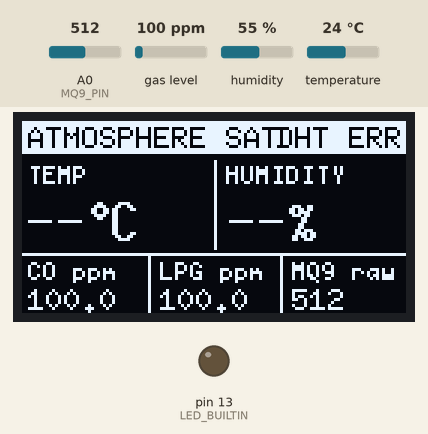
Bench run of a sketch on a simulated Arduino Uno, built with avr-gcc and run on an emulated ATmega328P. Parts: 128×64 one-colour display, output pins drawn as LEDs (lit = HIGH). Dashed ring = blinking. Inputs (shaded band) come from the test bench; at power-on: gas level 100 ppm, temperature 24 °C, humidity 55 %, A0 (MQ9_PIN) = 512. What the sketch prints to the serial monitor is not drawn.

Above: at 1.8 s.
1.9 s: gas level set to 20 ppm
At 5.6 s:
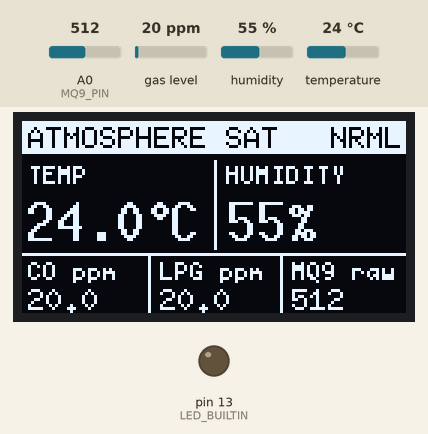
6.1 s: temperature set to 12 °C
At 9.8 s:
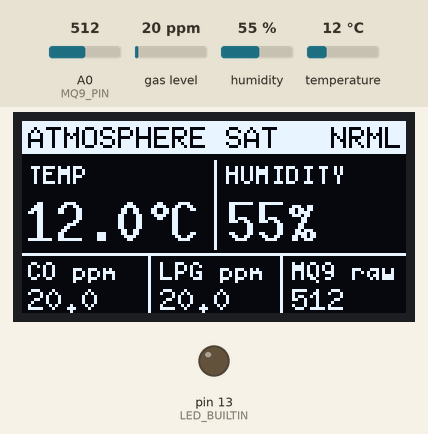
9.9 s: humidity set to 40 %
At 12.2 s:
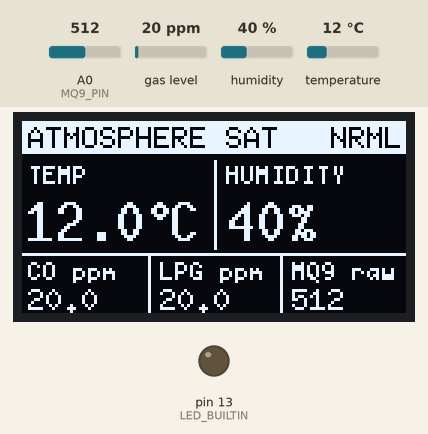
12.3 s: A0 (MQ9_PIN) set to 716
At 14.6 s:
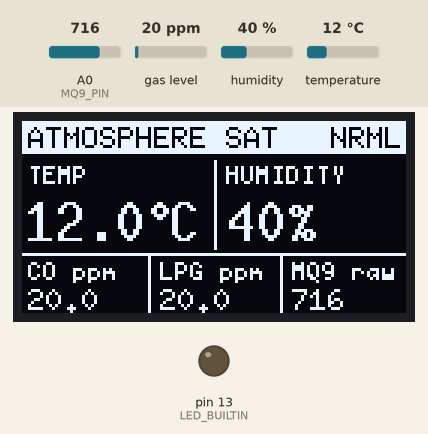
14.7 s: gas level set to 250 ppm
At 17.0 s:
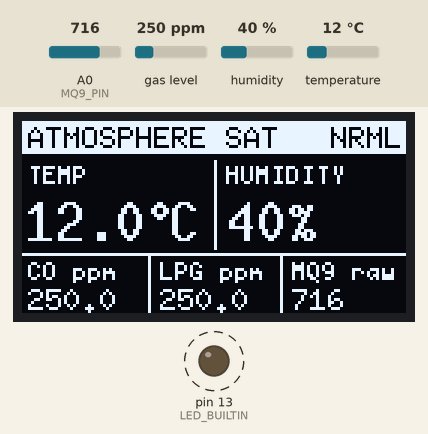
17.1 s: A0 (MQ9_PIN) set to 30
At 20.2 s:
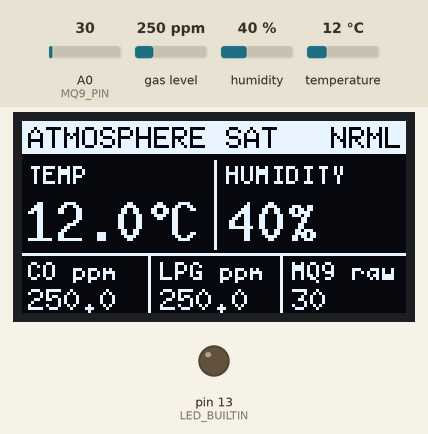
Timing chart, 0 to 20.5 s (numbered marks = the images above; inputs shaded):
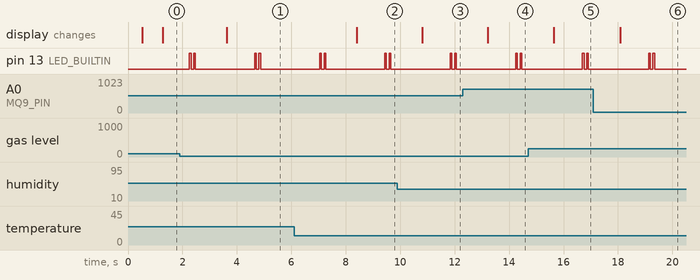

Measured:
- after the input at 1.9 s, the display: changes after 1.7 s (image 1)
- after the input at 6.1 s, the display: changes after 2.3 s (image 2)
- after the input at 9.9 s, the display: changes after 0.91 s (image 3)
- after the input at 12.3 s, the display: changes after 0.91 s (image 4)
- after the input at 14.7 s, the display: changes after 0.94 s (image 5)
- after the input at 17.1 s, the display: changes after 0.98 s (image 6)

The sketch:

atmosphere_satellite_v2.ino
```cpp
#include <Arduino.h>
#include <Wire.h>
#include <DHT.h>
#include <U8g2lib.h>
#include <MQUnifiedsensor.h>

// ---------------- DHT11 ----------------
#define DHTpin 10
#define DHTTYPE DHT11
DHT dht(DHTpin, DHTTYPE);

// Temperature correction in degrees C (0.0 = show the raw sensor value)
#define TEMP_OFFSET 0.0

// ---------------- MQ-9 ------------------
#define MQ9_PIN A0
#define BOARD "Arduino UNO"
#define VOLTAGE_RESOLUTION 5.0
#define ADC_BIT_RESOLUTION 10
#define MQ9_TYPE "MQ-9"
#define MQ9_RL_KOHM 10.0
#define MQ9_R0_KOHM 10.0

MQUnifiedsensor MQ9(BOARD, VOLTAGE_RESOLUTION, ADC_BIT_RESOLUTION, MQ9_PIN, MQ9_TYPE);

// ---------------- OLED (U8g2 page buffer) ----------------
U8G2_SH1106_128X64_NONAME_1_HW_I2C u8g2(U8G2_R0, U8X8_PIN_NONE);

// ---------------- Variables -------------
float coPPM = 0;
float lpgPPM = 0;
int rawMQ9 = 0;
float Temp = 0;
float h = 0;
bool dhtOK = false;
unsigned long lastDHT = 0;

unsigned long lastBlink = 0;

char tempBuf[8];
char humBuf[8];
char coBuf[10];
char lpgBuf[10];
char adcBuf[8];

void fmtPPM(float value, char *buf) {
  if (isnan(value) || value > 9999.9) value = 9999.9;
  if (value < 0) value = 0;
  dtostrf(value, 1, 1, buf);
}

void doubleBlink() {
  for (byte i = 0; i < 2; i++) {
    digitalWrite(LED_BUILTIN, HIGH);
    delay(60);
    digitalWrite(LED_BUILTIN, LOW);
    delay(100);
  }
}

void setup() {
  pinMode(LED_BUILTIN, OUTPUT);
  Serial.begin(9600);
  delay(500);

  analogReference(DEFAULT);
  dht.begin();
  u8g2.begin();
  u8g2.setContrast(100); //Brightness (0-255)

  MQ9.setRL(MQ9_RL_KOHM);
  MQ9.setR0(MQ9_R0_KOHM);
  MQ9.setRegressionMethod(1);
  MQ9.init();

  Serial.println(F("Atmosphere Satellite ready"));
}

void loop() {
  // ---------- DHT11 (max once every 2 s) ----------
  if (millis() - lastDHT >= 2000) {
    lastDHT = millis();
    float hh = dht.readHumidity();
    float tt = dht.readTemperature();
    dhtOK = !isnan(hh) && !isnan(tt);
    if (dhtOK) {
      h = hh;
      Temp = tt + TEMP_OFFSET;
    }
  }

  // ---------- MQ-9 ----------
  rawMQ9 = analogRead(MQ9_PIN);
  MQ9.update();

  MQ9.setA(1000.5);
  MQ9.setB(-2.186);
  lpgPPM = MQ9.readSensor();

  MQ9.setA(599.65);
  MQ9.setB(-2.244);
  coPPM = MQ9.readSensor();

  // ---------- Prepare strings ----------
  if (dhtOK) {
    dtostrf(Temp, 1, 1, tempBuf);
    snprintf(humBuf, sizeof(humBuf), "%d%%", (int)h);
  } else {
    strcpy(tempBuf, "--");
    strcpy(humBuf, "--%");
  }
  fmtPPM(coPPM, coBuf);
  fmtPPM(lpgPPM, lpgBuf);
  snprintf(adcBuf, sizeof(adcBuf), "%d", rawMQ9);

  const char *status = dhtOK ? "NRML" : "DHT ERR";

  // ---------- Serial ----------
  Serial.print(F("Temp:")); Serial.print(tempBuf);
  Serial.print(F(" Hum:")); Serial.print(humBuf);
  Serial.print(F(" CO:")); Serial.print(coBuf);
  Serial.print(F(" LPG:")); Serial.print(lpgBuf);
  Serial.print(F(" Raw:")); Serial.println(adcBuf);

  // ---------- OLED ----------
  u8g2.firstPage();
  do {
    // Header bar (white bar, dark text)
    u8g2.setDrawColor(1);
    u8g2.drawBox(0, 0, 128, 11);
    u8g2.setDrawColor(0);
    u8g2.setFont(u8g2_font_6x10_tf);
    u8g2.drawStr(2, 9, "ATMOSPHERE SAT");
    u8g2.drawStr(126 - u8g2.getStrWidth(status), 9, status);
    u8g2.setDrawColor(1);

    // --- Temperature (left) ---
    u8g2.setFont(u8g2_font_5x7_tr);
    u8g2.drawStr(2, 21, "TEMP");
    u8g2.setFont(u8g2_font_10x20_tf);
    u8g2.drawStr(1, 40, tempBuf);
    int w = u8g2.getStrWidth(tempBuf);
    u8g2.drawGlyph(w + 2, 40, 0xB0);   // degree sign
    u8g2.drawStr(w + 10, 40, "C");

    // --- Humidity (right) ---
    u8g2.setFont(u8g2_font_5x7_tr);
    u8g2.drawStr(68, 21, "HUMIDITY");
    u8g2.setFont(u8g2_font_10x20_tf);
    u8g2.drawStr(68, 40, humBuf);

    // Dividers
    u8g2.drawVLine(64, 13, 30);
    u8g2.drawHLine(0, 44, 128);
    u8g2.drawVLine(42, 45, 19);
    u8g2.drawVLine(86, 45, 19);

    // --- Gas row: label on top, value below ---
    u8g2.setFont(u8g2_font_5x7_tr);
    u8g2.drawStr(2, 53, "CO ppm");
    u8g2.drawStr(46, 53, "LPG ppm");
    u8g2.drawStr(90, 53, "MQ9 raw");

    u8g2.setFont(u8g2_font_6x10_tf);
    u8g2.drawStr(2, 63, coBuf);
    u8g2.drawStr(46, 63, lpgBuf);
    u8g2.drawStr(90, 63, adcBuf);
  } while (u8g2.nextPage());

  if (millis() - lastBlink >= 2000) {
  lastBlink = millis();
  doubleBlink();
  }

  delay(250);
}
```

main.cpp
```cpp
// All Adafruit Library,
// Only support for SSD1306 OLED support

#include <Arduino.h>
#include <DHT.h>
#include <SPI.h>
#include <Wire.h>
#include <Adafruit_I2CDevice.h>
#include <Adafruit_Sensor.h>
#include <Adafruit_GFX.h>
#include <Adafruit_SSD1306.h>
//#include <U8glib-HAL.h>
//#include <U8g2lib.h>
#include "MQ135.h" //MQ135 by GeorgK

//DHT11
#define DHTpin 10
#define DHTTYPE DHT11
//DHT dht(DHTpin, DHTTYPE);
DHT dht(DHTpin, DHTTYPE);


//MQTT
#define MQpin 4
String prevQuality = "";
int prevConductivity = 0;
int prevGas = -1;
String sensor_line1;
String sensor_line2;
String sensor_line3;

//Oled
#define SCREEN_WIDTH 128 // OLED display width, in pixels
#define SCREEN_HEIGHT 64 // OLED display height, in pixels
#define OLED_RESET -1 // Reset pin # (or -1 if sharing Arduino reset pin)
#define SCREEN_ADDRESS 0x3C ///< I2C Address 0x3C for 128x64
Adafruit_SSD1306 display(SCREEN_WIDTH, SCREEN_HEIGHT, &Wire, OLED_RESET);


void setup() {


  Serial.begin(9600);

  dht.begin();


    // SSD1306_SWITCHCAPVCC = generate display voltage from 3.3V internally
  if(!display.begin(SSD1306_SWITCHCAPVCC, SCREEN_ADDRESS)) {
    Serial.println(F("SSD1306 allocation failed"));
    for(;;); // Don't proceed, loop forever
  }
  display.clearDisplay();

  pinMode(LED_BUILTIN, OUTPUT);
  pinMode(MQpin, INPUT);
}


void loop()
{

 delay(2000);

  // Reading temperature or humidity takes about 250 milliseconds!
  // Sensor readings may also be up to 2 seconds 'old' (its a very slow sensor)
  int h = dht.readHumidity();
  // Read temperature as Celsius (the default)
  float t = dht.readTemperature();
  // Read temperature as Fahrenheit (isFahrenheit = true)
  float f = dht.readTemperature(true);

  // Check if any reads failed and exit early (to try again).
  if (isnan(h) || isnan(t) || isnan(f)) {
    Serial.println(F("Failed to read from DHT sensor!"));
    return;
  }

  // Compute heat index in Fahrenheit (the default)
  //float hif = dht.computeHeatIndex(f, h)
  // Compute heat index in Celsius (isFahreheit = false)
  //float hic = dht1.computeHeatIndex(t, h, false);


  // Get temperature event and print its value
/*
  Serial.println(" ");
  Serial.print(F("H: "));
  Serial.print(h);
  Serial.print(F("%  T: "));
  Serial.print(t);
  Serial.print(F("°C "));
  Serial.print(F("HIc: "));
  Serial.print(hic);
  Serial.print(F("°C "));
*/
delay(1000);  // Delay for better readability
// MQ135 Zero point
MQ135 gasSensor = MQ135(A0); // Attach sensor to pin A0
float rzero = gasSensor.getRZero();
//float crzero = gasSensor.getCorrectedRZero(t, h);
float gcf = gasSensor.getCorrectionFactor(t, h);
float grsi = gasSensor.getResistance();
//float gcrsi = gasSensor.getCorrectedResistance(t, h);
int ppm = gasSensor.getPPM();
int cppm = gasSensor.getCorrectedPPM(t, h);
int Temp = t-16;


 //Adafruit OLED

  display.clearDisplay();
  display.setTextColor(WHITE);
/*
  display.setTextSize(1);
  display.setCursor(5, 0);
  display.println(rzero);   //("SmartFab Technologies");

   display.setCursor(60, 0);
  display.println(crzero);

   display.setCursor(5, 10);
  display.println(grsi);

   display.setCursor(60, 10);
  display.println(gcrsi);

   display.setCursor(5, 20);
  display.println(ppm);

   display.setCursor(60, 20);
  display.println(cppm);

   display.setCursor(5, 30);
  display.println(gcf);

 display.setCursor(5, 40);
  display.println(Temp);

   display.setCursor(60, 40);
  display.println(h);
*/


  display.setTextSize(1); //Line 1
  display.setCursor(0, 0);
  display.println("Atmosphere Satellite");
  display.drawLine(0, 10, 128, 10, WHITE);

  display.setTextSize(2); //Line 2
  display.setCursor(0, 14);
  display.println(Temp);
  display.setCursor(30, 14);
  display.print((char)247); // degree symbol
  display.println("C");

  display.setCursor(85, 14);
  display.print(h);
  display.println("%");
  display.drawLine(0, 31, 128, 31, WHITE);


  display.setTextSize(1); //Set Speed Status
  display.setCursor(0, 35);
  display.println(rzero);

  display.setTextSize(1.5); //Count Status
  display.setCursor(64, 35);
  display.println(grsi);

  display.setTextSize(2); //Line 2
  display.setCursor(0, 0);
  display.drawLine(0, 63, 48, 63, WHITE);

  display.setTextSize(2); //Line 2
  display.setCursor(0, 0);
  display.drawLine(64, 63, 128, 63, WHITE);

  display.setTextSize(2); //Motor Speed
  display.setCursor(0, 47);
  display.println(cppm);

  display.setTextSize(2); //Label Count
  display.setCursor(64, 47);
  display.println("NRML");


display.display();

 //unsigned long curruntTime = millis();


  digitalWrite(LED_BUILTIN, HIGH);   // turn the LED on (HIGH is the voltage level)
  delay(80);                       // wait for a second
  digitalWrite(LED_BUILTIN, LOW);    // turn the LED off by making the voltage LOW
  delay(50);                       // wait for a second
  digitalWrite(LED_BUILTIN, HIGH);   // turn the LED on (HIGH is the voltage level)
  delay(80);
  digitalWrite(LED_BUILTIN, LOW);    // turn the LED off by making the voltage LOW
}
```
